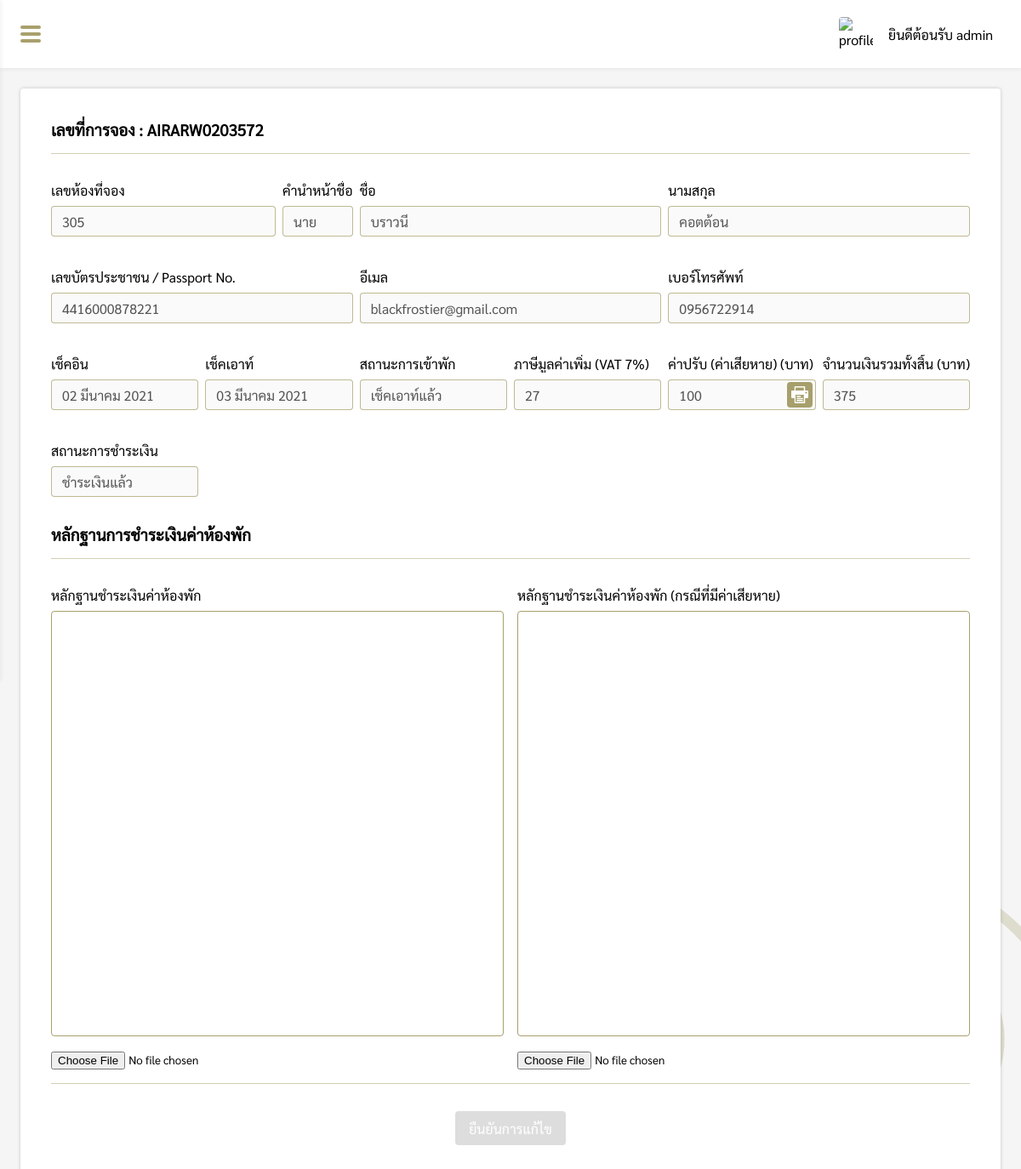
Page /pages/manage/dailyCost/dailyCostDetail.php?dailycost_id=3 (signed in) on the committed database.
### tables this page shows
CREATE TABLE `dailycost` (
  `dailycost_id` int(11) NOT NULL,
  `code` varchar(13) NOT NULL,
  `damages` float(11,2) DEFAULT NULL,
  `total_allprice` float(11,2) NOT NULL,
  `pay_status` varchar(20) NOT NULL,
  `pay_img` varchar(100) DEFAULT NULL,
  `payafter_d_img` varchar(100) DEFAULT NULL
);

CREATE TABLE `daily` (
  `daily_id` int(11) NOT NULL,
  `name_title` varchar(10) NOT NULL,
  `firstname` varchar(50) NOT NULL,
  `lastname` varchar(50) NOT NULL,
  `id_card` varchar(13) NOT NULL,
  `email` varchar(100) NOT NULL,
  `tel` varchar(10) NOT NULL,
  `code` varchar(13) NOT NULL,
  `check_in` varchar(20) NOT NULL,
  `check_out` varchar(20) NOT NULL,
  `night` int(11) NOT NULL,
  `people` int(11) NOT NULL,
  `air_room` int(11) NOT NULL,
  `fan_room` int(11) NOT NULL,
  `daily_status` varchar(20) NOT NULL,
  `total_price` float(11,2) NOT NULL,
  `payment_price` float(11,2) NOT NULL,
  `payment_img` varchar(100) DEFAULT NULL,
  `warning_date` varchar(20) DEFAULT NULL,
  `room_select` varchar(100) DEFAULT NULL
);

### pages/manage/dailyCost/dailyCostDetail.php (the view, shortened to what this page needs)
<?php
if($_SESSION['level'] == 'admin' || $_SESSION['level'] == 'employee'){
    include('../../connection.php');
    $dailycost_id = $_REQUEST['dailycost_id'];
    function DateThai($strDate)
    {
        $strYear = date("Y",strtotime($strDate));
        $strMonth= date("n",strtotime($strDate));
        $strDay= date("d",strtotime($strDate));
        $strMonthCut = Array("","มกราคม", "กุมภาพันธ์", "มีนาคม","เมษายน", "พฤษภาคม", "มิถุนายน", "กรกฎาคม","สิงหาคม", "กันยายน", "ตุลาคม", "พฤศจิกายน", "ธันวาคม");
        $strMonthThai=$strMonthCut[$strMonth];
        return "$strDay $strMonthThai $strYear";
    }
    $sql = "SELECT a.*, b.* FROM dailycost a INNER JOIN daily b ON a.dailycost_id = b.daily_id WHERE a.dailycost_id = $dailycost_id";
    $result = mysqli_query($conn, $sql)or die ("Error in query: $sql " . mysqli_error());
    $row = mysqli_fetch_array($result);
    if($row != null){
        extract($row);
    }
?>
<!DOCTYPE html>
<html lang="en">
<head>
    <link rel="stylesheet" href="../../../css/dailyCostDetail.css">
    <link rel="stylesheet" href="../../../css/navbar.css">
</head>
<body>
    <?php include('../../../components/sidebar.php'); ?>
    <div class="box">
        <div id="box-padding" style="padding:24px;">
            <div class="dailyCostDetail-box">
                <h3>เลขที่การจอง : <?php echo $code; ?></h3>
                <div class="hr"></div>
                <div>
                    <div class="grid-container">
                        <div class="room_select">
                            <p>เลขห้องที่จอง</p>
                            <input type="text" value="<?php echo $room_select; ?>" disabled>
                        </div>
                        <div class="name_title">
                            <p>คำนำหน้าชื่อ</p>
                            <input type="text" value="<?php echo $name_title; ?>" disabled>
                        </div>
                        <div class="firstname">
                            <p>ชื่อ</p>
                            <input type="text" value="<?php echo $firstname; ?>" disabled>
                        </div>
                        <div class="lastname">
                            <p>นามสกุล</p>
                            <input type="text" value="<?php echo $lastname; ?>" disabled>
                        </div>
                        <div class="id_card">
                            <p>เลขบัตรประชาชน / Passport No.</p>
                            <input type="text" value="<?php echo $id_card; ?>" disabled>
                        </div>
                        <div class="email">
                            <p>อีเมล</p>
                            <input type="email" value="<?php echo $email; ?>" disabled>
                        </div>
                        <div class="tel">
                            <p>เบอร์โทรศัพท์</p>
                            <input type="tel" value="<?php echo $tel; ?>" disabled>
                        </div>
                        <div class="check_in">
                            <p>เช็คอิน</p>
                            <input type="text" value="<?php echo DateThai($check_in); ?>" disabled>
                        </div>
                        <div class="check_out">
                            <p>เช็คเอาท์</p>
                            <input type="text" value="<?php echo DateThai($check_out); ?>" disabled>
                        </div>
                        <div class="daily_status">
                            <p>สถานะการเข้าพัก</p>
                            <input type="text" value="<?php echo $daily_status; ?>" disabled>
                        </div>
                        <div class="vat">
                            <p>ภาษีมูลค่าเพิ่ม (VAT 7%)</p>
                            <input type="text" value="<?php echo number_format(ceil((($total_allprice * 7) / 100))); ?>" disabled>
                        </div>
                        <div class="damages">
                            <p>ค่าปรับ (ค่าเสียหาย) (บาท)</p>
                            <input type="text" value="<?php echo number_format($damages); ?>" disabled>
                            <?php
                            if($damages != 0){
                            ?>
                            <a href="receipt_damages.php?code=<?php echo $code; ?>" class="print" target="_blank"></a>
                            <?php } ?>
                        </div>
                        <div class="total_allprice">
                            <p>จำนวนเงินรวมทั้งสิ้น (บาท)</p>
                            <input type="text" value="<?php echo number_format($total_allprice); ?>" disabled>
                        </div>
                        <div class="status">
                            <p>สถานะการชำระเงิน</p>
                            <input type="text" value="<?php echo $pay_status ?>" disabled>
                        </div>
                    </div>
                </div>
                <form action="function/addImage.php?dailycost_id=<?php echo $dailycost_id; ?>" method="POST"
                    enctype="multipart/form-data">
                    <div id="copy-box" style="padding-top:32px;">
                        <h3>หลักฐานการชำระเงินค่าห้องพัก</h3>
                        <div class="hr"></div>
                        <div class="pay_grid">
                            <div>
                                <p>หลักฐานชำระเงินค่าห้องพัก</p>
                                <div class="img-box" id="img-box">
                                </div>
                                <?php
                                if($pay_img == null){
                                ?>
                                <div style="padding-top:16px;">
                                    <input type="file" name="file" id="file" class="inputfile" />
                                </div>
                                <?php } ?>
                            </div>
                            <div>
                                <p>หลักฐานชำระเงินค่าห้องพัก (กรณีที่มีค่าเสียหาย)</p>
                                <div class="img-box" id="img-box2">
                                </div>
                                <?php
                                if($payafter_d_img == null){
                                ?>
                                <div style="padding-top:16px;">
                                    <input type="file" name="file2" id="file2" class="inputfile" />
                                </div>
                                <?php } ?>
                            </div>
                        </div>
                    </div>
                    <?php
                    if($pay_img == null || $payafter_d_img == null){
                    ?>
                    <div class="hr"></div>
                    <div style="display:flex;justify-content:center;align-items:center;">
                        <button id="submitForm" disabled>ยืนยันการแก้ไข</button>
                    </div>
                    <?php } ?>
                </form>
            </div>
        </div>
    </div>
</body>
</html>
<?php
}else{
    Header("Location: ../../login.php");
}
?>

### css/dailyCostDetail.css (style rules this page uses)
* { margin: 0; padding: 0; box-sizing: border-box; font-family: Sarabun; }
.box { padding: 80px 0 0 260px; }
.dailyCostDetail-box { width: 100%; min-height: 800px; padding: 36px; border-radius: 4px; background-color: #fff; -webkit-box-shadow: 0px 0px 4px 0px rgba(0, 0, 0, 0.2); -moz-box-shadow: 0px 0px 4px 0px rgba(0, 0, 0, 0.2); box-shadow: 0px 0px 4px 0px rgba(0, 0, 0, 0.2); }
.hr { margin: 16px auto 32px auto; border-bottom: 1px solid rgb(131, 120, 47, 0.7); opacity: 0.5; }
.grid-container { display: grid; grid-template-columns: 1fr 1fr 1fr 1fr 1fr 1fr 1fr 1fr 1fr 1fr 1fr 1fr; grid-template-areas: "room_select room_select room_select name_title firstname firstname firstname firstname lastname lastname lastname lastname" "id_card id_card id_card id_card email email email email tel tel tel tel" "check_in check_in check_out check_out daily_status daily_status vat vat damages damages total_allprice total_allprice" "status status . . . . . . . . . ."; gap: 16px 8px; }
.room_select { grid-area: room_select; height: 86px; }
.name_title { grid-area: name_title; height: 86px; }
.firstname { grid-area: firstname; height: 86px; }
.lastname { grid-area: lastname; height: 86px; }
.id_card { grid-area: id_card; height: 86px; }
.email { grid-area: email; height: 86px; }
.tel { grid-area: tel; height: 86px; }
.check_in { grid-area: check_in; height: 86px; }
.check_out { grid-area: check_out; height: 86px; }
.daily_status { grid-area: daily_status; height: 86px; }
.vat { grid-area: vat; height: 86px; }
.damages { grid-area: damages; height: 86px; position: relative; }
.total_allprice { grid-area: total_allprice; height: 86px; }
.status { grid-area: status; }
.grid-container p { text-overflow: ellipsis; display: block; overflow: hidden; white-space: nowrap; }
.box .dailyCostDetail-box .print { width: 30px; height: 30px; position: absolute; top: 32px; right: 4px; background-image: url("../img/tool/printer.png"); background-color: rgb(131, 120, 47, 0.7); background-repeat: no-repeat; background-position: center; border-radius: 4px; transition: 0.3s; }
.box .dailyCostDetail-box input:not([type=file]) { margin-top: 8px; width: 100%; height: 36px; padding: 0 12px; border: 1px solid rgb(131, 120, 47, 0.5); border-radius: 4px; font-size: 16px; outline: none; transition: 0.3s; }
.box .dailyCostDetail-box .pay_grid { display: grid; grid-template-columns: 1fr 1fr; column-gap: 16px; }
.box .dailyCostDetail-box .img-box { margin-top: 8px; width: 100%; height: 500px; border: 1px solid rgb(131, 120, 47, 0.7); border-radius: 4px; position: relative; }
.dailyCostDetail-box button { width: auto; height: 40px; padding: 0 16px; border-radius: 4px; border: none; background-color: rgb(131, 120, 47, 0.7); font-size: 16px; font-weight: 500; color: #fff; cursor: pointer; transition: 0.3s; }
.dailyCostDetail-box button:disabled { background-color: #ddd; cursor: default; }
@media screen and (max-width: 1599px) { .box { padding: 80px 0 0 calc(100% - 1340px); } }
@media screen and (max-width: 1569px) { .box { padding: 80px 0 0 230px; } }
@media screen and (max-width: 1449px) { .box { padding: 80px 0 0 0; } }

### css/navbar.css (style rules this page uses)
* { margin: 0; padding: 0; box-sizing: border-box; font-family: Sarabun; }
body { width: 100%; min-height: 100vh; background: url(../img/tool/submain-banner.png) #f5f5f5 no-repeat bottom right; }

### rows in the picture
dailycost: daily.code "AIRARW0203572", room_select "305", name_title "นาย", firstname "บราวนี", lastname "คอตต้อน", id_card "4416000878221", email "blackfrostier@gmail.com", tel "0956722914", check_in "02 มีนาคม 2021", check_out "03 มีนาคม 2021", daily_status "เช็คเอาท์แล้ว", total_allprice "27", damages "100", total_allprice "375", pay_status "ชำระเงินแล้ว"

### other values in the picture
$_SESSION['name'] "admin"
